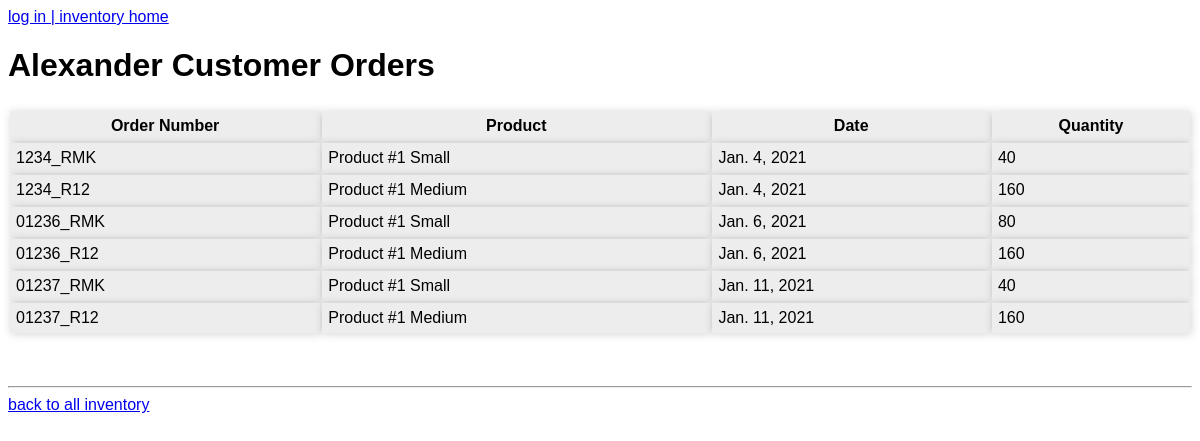
Page /customers/alexander/ on the committed database.
### inventory/models.py (models this page shows, shortened)
class Customer(models.Model):
    name = models.CharField(max_length=40)
    label = models.SlugField(max_length=40, null=True)

class CustomerOrder(models.Model):
    order_number = models.CharField(max_length=10)
    customer = models.ForeignKey(Customer, on_delete=models.PROTECT)
    product = models.ForeignKey(Product, on_delete=models.PROTECT)
    date = models.DateField()
    quantity = models.IntegerField()

class Product(models.Model):
    name = models.CharField(max_length=40)
    label = models.SlugField(max_length=40, null=True)
    user = models.ForeignKey(User, on_delete=models.PROTECT, null=True)

### inventory/views.py (the view)
# urls.py: path('customers/<customer>/', CustomerCustomerOrderList.as_view(), name='customer_customer_orders'),
class CustomerCustomerOrderList(ListView):
    template_name = 'inventory/customer_customer_orders.html'
    def get_queryset(self):
        self.customer = get_object_or_404(Customer, label=self.kwargs['customer'])
        return CustomerOrder.objects.filter(customer=self.customer).order_by('date')
    def get_context_data(self, **kwargs):
        context = super().get_context_data(**kwargs)
        context['customer'] = self.customer
        return context

### inventory/templates/inventory/customer_customer_orders.html
{% extends "inventory/base.html" %}
{% block content %}
    <h1>
        {{ customer.name }} Customer Orders
    </h1>
    <table>
        <tr>
            <th>Order Number</th>
            <th>Product</th>
            <th>Date</th>
            <th>Quantity</th>
        </tr>
        {% for related_customer_order in object_list %}
        <tr>
            <td>{{ related_customer_order.order_number }}</td>
            <td>{{ related_customer_order.product.name }}</td>
            <td>{{ related_customer_order.date }}</td>
            <td>{{ related_customer_order.quantity }}</td>
        </tr>
        {% endfor %}
    </table>
    <br>
    <hr>
    <a href="{% url 'inventory:index' %}">back to all inventory</a>
{% endblock content %}

### inventory/templates/inventory/base.html (style rules this page uses)
body { font-family: sans-serif; }
table { width: 100%; border-width: 0px; border-color: white; margin: 25px 0; }
th, td { border: 1px solid transparent; background-color: #ededed; box-shadow: 1px 1px 10px rgb(0 0 0 / 18%); padding: 5px; }

### rows in the picture
Customer: name "Alexander"
CustomerOrder: order_number "1234_RMK", product.name "Product #1 Small", date "Jan. 4, 2021", quantity "40"
CustomerOrder: order_number "1234_R12", product.name "Product #1 Medium", date "Jan. 4, 2021", quantity "160"
CustomerOrder: order_number "01236_RMK", product.name "Product #1 Small", date "Jan. 6, 2021", quantity "80"
CustomerOrder: order_number "01236_R12", product.name "Product #1 Medium", date "Jan. 6, 2021", quantity "160"
CustomerOrder: order_number "01237_RMK", product.name "Product #1 Small", date "Jan. 11, 2021", quantity "40"
CustomerOrder: order_number "01237_R12", product.name "Product #1 Medium", date "Jan. 11, 2021", quantity "160"
